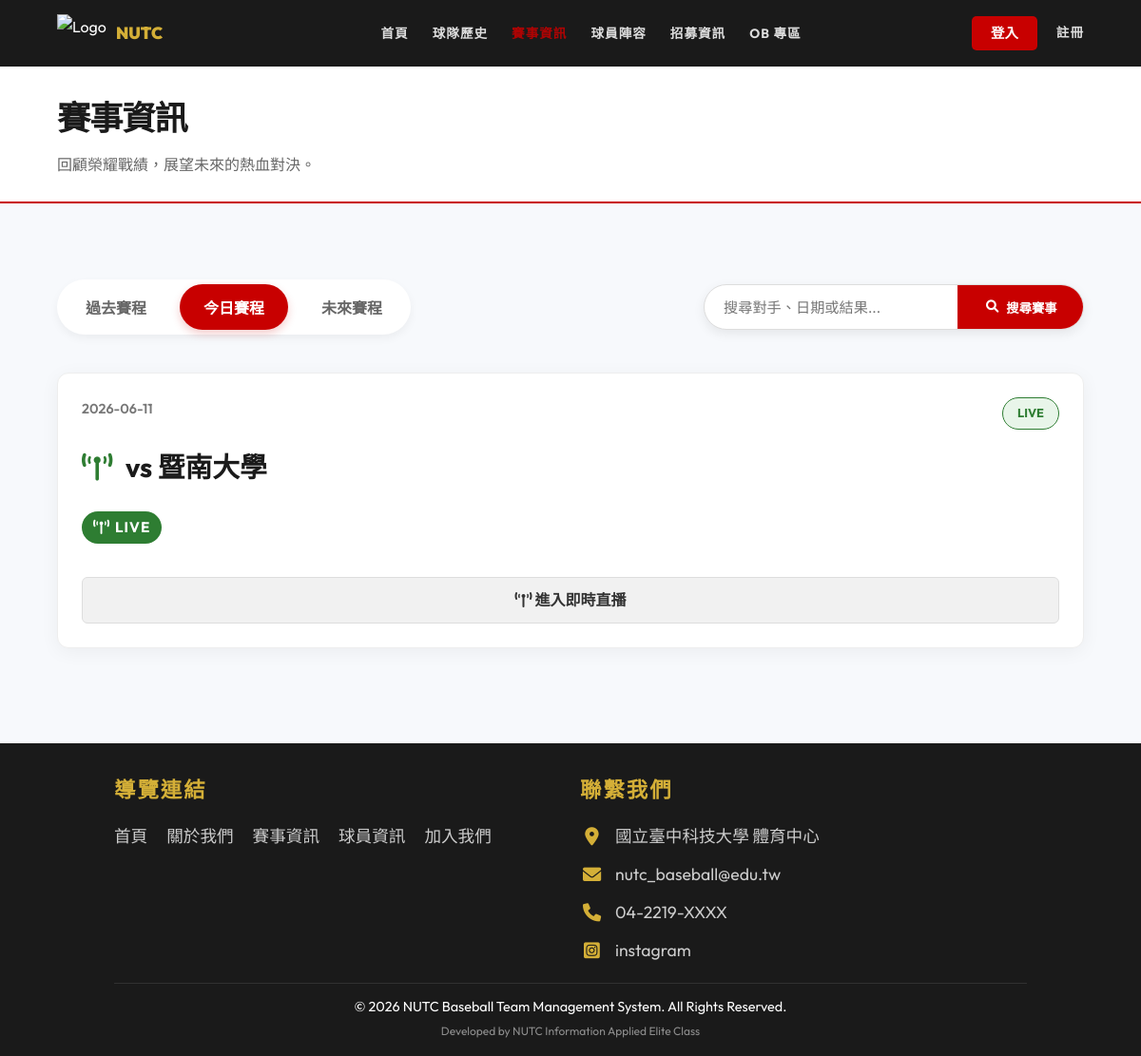
The app's page /matches.php with its own data.
### tables this page shows
CREATE TABLE `game` (
  `Game_id` int(11) NOT NULL COMMENT '比賽識別碼',
  `Team_Id` int(11) NOT NULL COMMENT '關聯 Team.team_Id',
  `game_date` date DEFAULT NULL COMMENT '比賽日期',
  `game_time` time DEFAULT NULL COMMENT '比賽時間 (如: 12:30)',
  `location` varchar(100) DEFAULT NULL COMMENT '比賽地點',
  `opponent` varchar(1000) DEFAULT NULL,
  `result` varchar(10) DEFAULT NULL COMMENT '比賽結果 (如：14 vs 12 勝)',
  `batting_first` varchar(10) DEFAULT NULL COMMENT '先攻或後攻'
);

CREATE TABLE `contact_us` (
  `id` int(11) NOT NULL,
  `icon_class` varchar(50) NOT NULL,
  `content_text` varchar(255) NOT NULL,
  `link` varchar(255) DEFAULT NULL
);

### includes/Database.php (called while the page is built, shortened)
<?php
class Database {
    private $pdo;
    public function __construct() {
        $host = 'localhost';
        $db   = 'baseball_web';
        $user = 'root';
        $pass = '';
        $charset = 'utf8mb4';
        $dsn = "mysql:host=$host;port=3306;dbname=$db;charset=$charset";
        $options = [
            PDO::ATTR_ERRMODE            => PDO::ERRMODE_EXCEPTION,
            PDO::ATTR_DEFAULT_FETCH_MODE => PDO::FETCH_ASSOC,
            PDO::ATTR_EMULATE_PREPARES   => false,
        ];
        try {
            $this->pdo = new PDO($dsn, $user, $pass, $options);
            $stmt = $this->pdo->query("DESCRIBE `player_game_details`");
            $cols = $stmt->fetchAll(PDO::FETCH_COLUMN);
            $stmt = $this->pdo->query("SHOW COLUMNS FROM `member` LIKE 'role'");
            $roleCol = $stmt->fetch();
        } catch (\PDOException $e) {
            throw new \PDOException($e->getMessage(), (int)$e->getCode());
        }
    }
    public function getAll($table) {
        $stmt = $this->pdo->query("SELECT * FROM `$table`");
        return $stmt->fetchAll();
    }
}

### includes/config.php (called while the page is built, shortened)
<?php
require_once 'Database.php';
$db = new Database();

### matches.php (the view, shortened to what this page needs)
<?php
require_once 'includes/header.php';
$matches = $db->getAll('game');
$pdo = $db->getPdo();
$live_stmt = $pdo->query("SELECT game_id FROM game_live_state WHERE is_ended = 0");
$live_game_ids = $live_stmt->fetchAll(PDO::FETCH_COLUMN) ?: [];
$search = $_GET['search'] ?? '';
usort($matches, function($a, $b) {
    return strtotime($b['game_date']) - strtotime($a['game_date']);
});
$today = date('Y-m-d');
$todayGames = array_filter($matches, function($m) use ($today, $live_game_ids) {
    return $m['game_date'] === $today || in_array($m['Game_id'], $live_game_ids);
});
$defaultTab = !empty($todayGames) ? 'today-matches' : 'past-matches';
?>
<div class="page-header">
    <h1>賽事資訊</h1>
    <p>回顧榮耀戰績，展望未來的熱血對決。</p>
</div>
<section class="matches-section">
    <div class="container">
        <div style="display: flex; justify-content: space-between; align-items: center; flex-wrap: wrap; gap: 20px; margin-bottom: 40px;">
            <div class="matches-tabs" style="margin-bottom: 0; display: flex; align-items: center; gap: 10px;">
                <button class="btn-tab <?= $defaultTab === 'past-matches' ? 'active' : '' ?>" data-target="past-matches" style="height: 48px;">過去賽程</button>
                <button class="btn-tab <?= $defaultTab === 'today-matches' ? 'active' : '' ?>" data-target="today-matches" style="height: 48px;">今日賽程</button>
                <button class="btn-tab" data-target="future-matches" style="height: 48px;">未來賽程</button>
            </div>
            <form method="GET" class="search-bar-container" style="margin-bottom: 0;">
                <input type="text" name="search" class="search-bar-input" placeholder="搜尋對手、日期或結果..." value="<?= htmlspecialchars($search) ?>">
                <button type="submit" class="search-bar-btn"><i class="fas fa-search"></i> 搜尋賽事</button>
            </form>
        </div>
        <div id="today-matches" class="matches-tab-content" style="display: <?= $defaultTab === 'today-matches' ? 'block' : 'none' ?>;">
            <?php if (empty($todayGames)): ?>
                <div class="empty-state-message">
                    <i class="fas fa-calendar-day"></i>
                    今日暫無賽程安排。
                </div>
            <?php else: ?>
                <div class="card-container">
                    <?php foreach ($todayGames as $g): ?>
                        <?php
                            $isLive = in_array($g['Game_id'], $live_game_ids) && empty($g['result']);
                        ?>
                        <div class="card match-item" data-search="<?= htmlspecialchars(strtolower($g['opponent'] . ' ' . $g['game_date'])) ?>">
                            <div class="card-content" style="display: flex; flex-direction: column; height: 100%;">
                                <div style="flex-grow: 1;">
                                    <div class="match-card-header">
                                        <span class="match-card-date"><?= $g['game_date'] ?></span>
                                        <?php if ($isLive): ?>
                                            <span class="badge badge-live">LIVE</span>
                                        <?php else: ?>
                                            <span class="badge badge-today">TODAY</span>
                                        <?php endif; ?>
                                    </div>
                                    <h3 class="card-title match-card-title-lg">
                                        <?php if ($isLive): ?>
                                            <i class="fas fa-broadcast-tower" style="margin-right: 8px; color: #2e7d32;"></i>
                                        <?php endif; ?>
                                        vs <?= htmlspecialchars($g['opponent']) ?>
                                    </h3>
                                    <p class="match-card-result-lg">
                                        <?php if ($isLive): ?>
                                            <span style="background: #2e7d32; color: white; padding: 4px 12px; border-radius: 50px; font-size: 0.95rem; font-weight: 700; display: inline-block;"><i class="fas fa-broadcast-tower" style="margin-right: 5px;"></i>LIVE</span>
                                        <?php elseif (!empty($g['result'])): ?>
                                            <?= htmlspecialchars($g['result']) ?>
                                        <?php else: ?>
                                            <?= htmlspecialchars($g['game_time'] ?? '時間未定') ?>
                                        <?php endif; ?>
                                    </p>
                                </div>
                                <a href="game_detail.php?id=<?= $g['Game_id'] ?>" style="display: block; text-align: center; padding: 10px; margin-top: 15px; border-radius: 6px; text-decoration: none; background: #f1f1f1; color: #333; font-weight: 600; border: 1px solid #ddd; transition: 0.3s;" onmouseover="this.style.background='var(--primary)'; this.style.color='white'; this.style.borderColor='var(--primary)';" onmouseout="this.style.background='#f1f1f1'; this.style.color='#333'; this.style.borderColor='#ddd';">
                                    <?php if ($isLive): ?>
                                        <i class="fas fa-broadcast-tower"></i> 進入即時直播
                                    <?php else: ?>
                                        <i class="fas fa-chart-line"></i> 查看賽事數據
                                    <?php endif; ?>
                                </a>
                            </div>
                        </div>
                    <?php endforeach; ?>
                </div>
            <?php endif; ?>
        </div>
    </div>
</section>
<?php require_once 'includes/footer.php'; ?>

### includes/footer.php (shortened to what this page needs)
<?php
$contactInfos = $db->getAll('contact_us');
?>
<footer>
    <div class="footer-content">
        <div class="footer-section">
            <h3>導覽連結</h3>
            <ul class="footer-links">
                <li><a href="index.php">首頁</a></li>
                <li><a href="about.php">關於我們</a></li>
                <li><a href="matches.php">賽事資訊</a></li>
                <li><a href="players.php">球員資訊</a></li>
                <li><a href="join.php">加入我們</a></li>
            </ul>
        </div>
        <div class="footer-section">
            <h3>聯繫我們</h3>
            <div class="footer-contact-list">
                <?php if (empty($contactInfos)): ?>
                    <p class="footer-contact-empty">尚未設定聯絡資訊</p>
                <?php else: ?>
                    <?php foreach ($contactInfos as $c): ?>
                        <p class="footer-contact-item">
                            <i class="<?= htmlspecialchars($c['icon_class']) ?>"></i>
                            <?php if (!empty($c['link'])): ?>
                                <a href="<?= htmlspecialchars($c['link']) ?>" target="_blank"><?= htmlspecialchars($c['content_text']) ?></a>
                            <?php else: ?>
                                <span><?= htmlspecialchars($c['content_text']) ?></span>
                            <?php endif; ?>
                        </p>
                    <?php endforeach; ?>
                <?php endif; ?>
            </div>
        </div>
    </div>
    <div class="footer-bottom">
        &copy; 2026 NUTC Baseball Team Management System. All Rights Reserved.
        <br><small style="opacity: 0.5;">Developed by NUTC Information Applied Elite Class</small>
    </div>
</footer>
</body>
</html>

### assets/css/style.css (style rules this page uses)
:root { --primary: #C80000; --secondary: #D4AF37; --bg-white: #FFFFFF; --bg-dark: #1A1A1A; --text-white: #FFFFFF; --text-dark: #1A1A1A; --gray-light: #F4F4F4; --transition: all 0.3s ease-in-out; }
* { margin: 0; padding: 0; box-sizing: border-box; font-family: 'Outfit', 'Noto Sans TC', -apple-system, sans-serif; }
body { background-color: #f7f9fc; color: var(--text-dark); line-height: 1.7; }
section { padding: 60px 10%; background-color: transparent; }
.page-header { padding: 25px 5%; background-color: #fff; border-bottom: 2px solid var(--primary); margin-bottom: 20px; text-align: left; }
.page-header h1 { font-size: 2.2rem; font-weight: 900; color: var(--bg-dark); text-transform: uppercase; letter-spacing: -1px; margin: 0; position: relative; display: inline-block; }
.page-header p { font-size: 1rem; color: #666; margin-top: 5px; font-weight: 500; }
section { padding: 80px 10%; }
.card-container { display: grid; grid-template-columns: repeat(auto-fit, minmax(300px, 1fr)); gap: 40px; }
.card { background: var(--bg-white); border-radius: 12px; overflow: hidden; box-shadow: 0 4px 20px rgba(0,0,0,0.05); transition: var(--transition); border: 1px solid #eee; }
.card-content { padding: 25px; }
.card-title { font-size: 1.5rem; font-weight: 700; margin-bottom: 10px; }
footer { background: var(--bg-dark); color: var(--text-white); padding: 30px 10% 15px; margin-top: 40px; }
.footer-content { display: grid; grid-template-columns: repeat(auto-fit, minmax(200px, 1fr)); gap: 20px; margin-bottom: 20px; }
.footer-section h3 { margin-bottom: 15px; font-size: 1.4rem; letter-spacing: 2px; color: var(--secondary); }
.footer-links { list-style: none; padding: 0; display: flex; flex-direction: row; flex-wrap: wrap; gap: 10px 20px; }
.footer-links a { color: #ccc; text-decoration: none; transition: color 0.3s, transform 0.3s; font-size: 1.1rem; }
.footer-contact-list { display: flex; flex-direction: column; gap: 10px; }
.footer-contact-item { margin: 0; font-size: 1.1rem; color: #ccc; display: flex; align-items: center; gap: 12px; }
.footer-contact-item i { color: var(--secondary); font-size: 1.2rem; width: 25px; text-align: center; }
.footer-contact-item a { color: #ccc; text-decoration: none; transition: color 0.3s; }
.footer-bottom { text-align: center; padding-top: 12px; border-top: 1px solid rgba(255,255,255,0.1); font-size: 0.9rem; }
.container { max-width: 1500px; margin: 0 auto; }
.badge { padding: 5px 15px; border-radius: 50px; font-weight: 700; font-size: 0.8rem; }
.search-bar-container { display: flex; align-items: center; background: white; padding: 0; border-radius: 50px; border: 1px solid #ddd; margin-bottom: 30px; width: 100%; max-width: 400px; box-sizing: border-box; height: 48px; overflow: hidden; box-shadow: 0 4px 12px rgba(0,0,0,0.08); transition: border-color 0.3s, box-shadow 0.3s; }
.search-bar-input { flex: 1; padding: 0 20px; border: none !important; background: transparent !important; font-size: 0.95rem; outline: none !important; height: 100%; color: #333; }
.search-bar-btn { height: 100%; padding: 0 30px; background: var(--primary); color: white; border: none; border-radius: 0; cursor: pointer; font-weight: 700; transition: background 0.3s; display: flex; align-items: center; justify-content: center; gap: 8px; white-space: nowrap; flex-shrink: 0; }

### assets/css/matches.css (style rules this page uses)
.matches-section { padding: 60px 5%; }
.match-card-header { display: flex; justify-content: space-between; align-items: flex-start; margin-bottom: 15px; }
.match-card-date { font-size: 0.9rem; color: #777; font-weight: 600; }
.match-card-title-lg { font-size: 1.8rem; margin-bottom: 15px; }
.match-card-result-lg { font-size: 1.5rem; font-weight: 900; color: #1a1a1a; margin-bottom: 20px; letter-spacing: 1px; }
.matches-tabs { display: flex; gap: 10px; background: #fff; padding: 5px; border-radius: 50px; box-shadow: 0 4px 10px rgba(0,0,0,0.05); }
.btn-tab { background: transparent; border: none; padding: 10px 25px; border-radius: 50px; font-size: 1rem; font-weight: 700; color: #666; cursor: pointer; transition: var(--transition); }
.btn-tab.active { background: var(--primary); color: #fff; box-shadow: 0 4px 10px rgba(200, 0, 0, 0.2); }
.badge-live { background: #E8F5E9; color: #2E7D32; border: 1px solid #2E7D32; }

### records on screen
game: game_date "2026-06-11", result "LIVE", opponent "暨南大學"
contact_us: content_text "國立臺中科技大學 體育中心"
contact_us: content_text "nutc_baseball@edu.tw"
contact_us: content_text "04-2219-XXXX"
contact_us: content_text "instagram"
